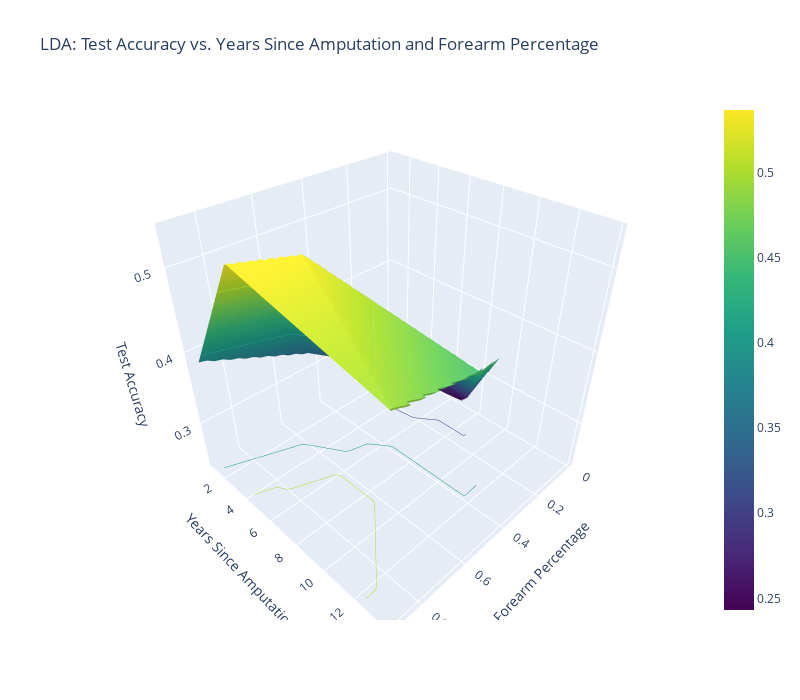

The notebook cell saved with this chart:
### Code cell
import numpy as np
import pandas as pd
import statsmodels.api as sm
import plotly.graph_objects as go
from scipy.interpolate import griddata

# -----------------------------------------
# 1. 3D Plot (Same as your code)
# -----------------------------------------
x = results_df['Forearm_Percentage']
y = results_df['Years_Since_Amputation']
z = results_df['TestAccuracy']

xi = np.linspace(x.min(), x.max(), 100)
yi = np.linspace(y.min(), y.max(), 100)
xi, yi = np.meshgrid(xi, yi)
zi = griddata((x, y), z, (xi, yi), method='linear')

fig = go.Figure(data=[go.Surface(
    x=xi, y=yi, z=zi, colorscale='Viridis',
    contours=dict(z=dict(show=True, usecolormap=True, project_z=True))
)])
fig.update_layout(
    title='LDA: Test Accuracy vs. Years Since Amputation and Forearm Percentage',
    scene=dict(
        xaxis_title='Forearm Percentage',
        yaxis_title='Years Since Amputation',
        zaxis_title='Test Accuracy',
    ),
    width=800,
    height=700
)
fig.show()

# -----------------------------------------
# 2. Multiple Linear Regression
# -----------------------------------------
# Prepare data for regression
X = results_df[['Years_Since_Amputation', 'Forearm_Percentage']]  # Independent variables
y = results_df['TestAccuracy']                                     # Dependent variable

# Add a constant (intercept) column
X = sm.add_constant(X)

# Fit an Ordinary Least Squares (OLS) model
model = sm.OLS(y, X).fit()

# Print a summary of the regression
print(model.summary())

### Figure 1 — Plotly figure (JSON) as saved in the notebook; plotly's stock layout.template omitted (floating-point values rounded to 4 significant figures; data arrays with more than 128 entries replaced by an {"elided": "..."} marker saying what was removed)
{"data": [{"colorscale": [[0, "#440154"], [0.1111, "#482878"], [0.2222, "#3e4989"], [0.3333, "#31688e"], [0.4444, "#26828e"], [0.5556, "#1f9e89"], [0.6667, "#35b779"], [0.7778, "#6ece58"], [0.8889, "#b5de2b"], [1, "#fde725"]], "contours": {"z": {"project": {"z": true}, "show": true, "usecolormap": true}}, "type": "surface", "x": {"elided": "100x100 float values"}, "y": {"elided": "100x100 float values"}, "z": {"elided": "100x100 float values"}}], "layout": {"height": 700, "scene": {"xaxis": {"title": {"text": "Forearm Percentage"}}, "yaxis": {"title": {"text": "Years Since Amputation"}}, "zaxis": {"title": {"text": "Test Accuracy"}}}, "title": {"text": "LDA: Test Accuracy vs. Years Since Amputation and Forearm Percentage"}, "width": 800}}
